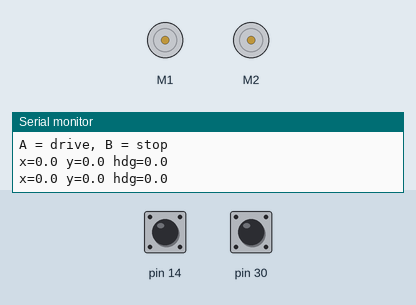
A sketch run on a simulated Arduino Leonardo, built with avr-gcc and run on an emulated ATmega32U4. On the bench: 2 × DC motor (green arrow = forward, orange = backward, longer = faster), the last lines printed to the serial monitor. The inputs (shaded band) are chosen by the test bench; at power-on: pin 14 HIGH, pin 30 HIGH.

Above: at 1.2 s.
1.3 s: pin 14 pulled LOW for 0.15 s
At 2.2 s:
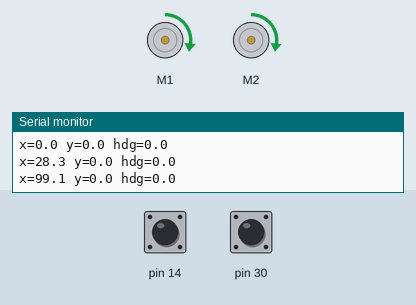
2.9 s: pin 30 pulled LOW for 0.15 s
At 3.4 s:
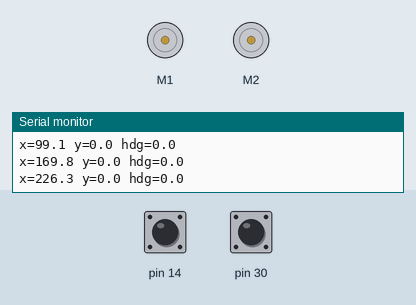
4.5 s: pin 14 pulled LOW for 1 s
At 5.9 s:
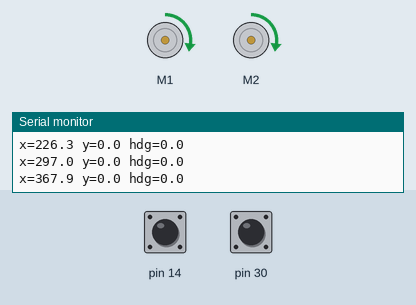
Timing chart, 0 to 7.5 s (numbered marks = the images above; inputs shaded):
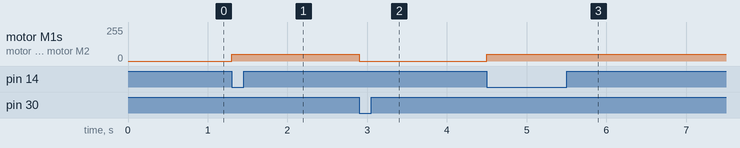

Measured:
- after the input at 1.3 s, motor M1, motor M2: stopped → forward 51/255 at once
- after the input at 2.9 s, motor M1, motor M2: forward 51/255 → stopped at once
- after the input at 4.5 s, motor M1, motor M2: stopped → forward 51/255 at once

The sketch:

romi32u4_dead_reckoning.ino
```cpp
// snippet: romi32u4_dead_reckoning
// tags: romi, pololu, romi32u4, odometry, dead-reckoning, pose, position, heading, encoder, x, y
// boards: romi32u4
// library: Romi32U4
// description: Dead-reckoning pose estimation on Romi32U4 using encoder counts.
//   Constants: WHEEL_DIAM=70mm TRACK=141mm CPR=1440.
//   Each cycle: read & reset encoder deltas, compute dDist and dTheta, integrate x/y/heading.
//   Prints X Y heading every 500ms. getCountsAndResetLeft/Right resets counts after read.
//   NOT: #include <Romi32U4IMU.h> — no such header. IMU is in the separate LSM6 library.
//   For IMU use: #include <LSM6.h> and LSM6 imu; — see romi32u4_imu_buzzer snippet.
//   NOT: motors.setSpeeds(...) in setup() with no way to stop. A robot that starts driving
//   the instant it is powered on drives off the bench while you are still plugging in the USB
//   cable. Gate motion behind button A and give button B a stop path.
// prompts: Romi dead reckoning, Romi odometry, Romi32U4 pose estimation, Romi track position XY, Romi encoder position heading, Romi X Y heading, Romi odometry dead reckoning encoder
// exact-include: Romi32U4.h, math.h

#include <Romi32U4.h>
#include <math.h>

Romi32U4Encoders encoders;
Romi32U4Motors   motors;
Romi32U4ButtonA  btnA;   // press to start driving
Romi32U4ButtonB  btnB;   // press to stop

// Physical constants
const float WHEEL_DIAM_MM = 70.0f;
const float TRACK_MM      = 141.0f;
const int   CPR           = 1440;
const float MM_PER_COUNT  = (float)M_PI * WHEEL_DIAM_MM / CPR;

// Pose state
float x       = 0.0f;  // mm
float y       = 0.0f;  // mm
float heading = 0.0f;  // radians

unsigned long poseMs   = 0;
unsigned long updateMs = 0;

const int DRIVE_SPEED = 80;   // ±300 (allowTurbo(true) raises the limit to ±400)
bool driving = false;

void setup() {
  Serial.begin(9600);
  // Motors stay stopped until the operator asks for motion.
  motors.setSpeeds(0, 0);
  Serial.println("A = drive, B = stop");
}

void loop() {
  unsigned long now = millis();

  if (btnA.getSingleDebouncedPress()) {
    driving = true;
    motors.setSpeeds(DRIVE_SPEED, DRIVE_SPEED);
  }
  if (btnB.getSingleDebouncedPress()) {
    driving = false;
    motors.setSpeeds(0, 0);
  }

  // Pose keeps integrating whether or not the wheels are driven — pushing the robot
  // by hand still moves it, and the encoders still see it.

  // Update pose at 50 Hz
  if (now - updateMs >= 20) {
    updateMs = now;

    int16_t dL = encoders.getCountsAndResetLeft();
    int16_t dR = encoders.getCountsAndResetRight();

    float dLeft  = dL * MM_PER_COUNT;
    float dRight = dR * MM_PER_COUNT;
    float dDist  = (dLeft + dRight) * 0.5f;
    float dTheta = (dRight - dLeft) / TRACK_MM;

    heading += dTheta;
    x       += dDist * cos(heading - dTheta * 0.5f);
    y       += dDist * sin(heading - dTheta * 0.5f);
  }

  // Print pose at 2 Hz
  if (now - poseMs >= 500) {
    poseMs = now;
    Serial.print("x="); Serial.print(x, 1);
    Serial.print(" y="); Serial.print(y, 1);
    Serial.print(" hdg="); Serial.println(heading * 180.0f / M_PI, 1);
  }
}
```
